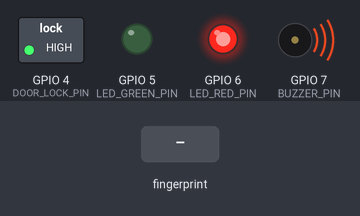
A sketch run on a simulated ESP32-S3. On the bench: switched loads named in the sketch (green lamp = pin HIGH), output pins drawn as LEDs (lit = HIGH), buzzer (waves = sounding). The inputs (shaded band) are chosen by the test bench. WiFi joins after 1.5 s; servers stay silent unless stated; uploads are accepted with an empty reply; what the sketch prints to the serial monitor is not drawn.

Above: at 2.7 s.
At 4.1 s:
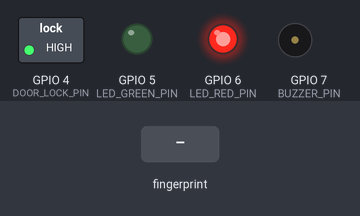
4.2 s: finger stored as number 1 placed on the sensor
At 6.5 s:
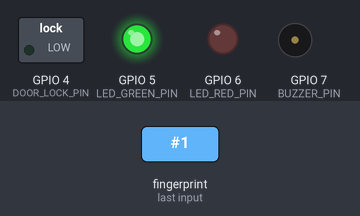
Timing chart, 0 to 12.4 s (numbered marks = the images above; inputs shaded):
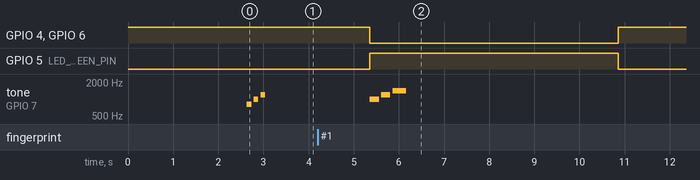

The sketch:

fingerprint_door_lock.ino
```cpp
#include <WiFi.h>
#include <HTTPClient.h>
#include <ArduinoJson.h>
#include <Adafruit_Fingerprint.h>
#include <SoftwareSerial.h>

// WiFi credentials
const char* ssid = "YOUR_WIFI_SSID";
const char* password = "YOUR_WIFI_PASSWORD";

// Server endpoint
const char* serverURL = "https://your-server.render.com/api/fingerprint";

// Hardware pins
#define FINGERPRINT_RX 2
#define FINGERPRINT_TX 3
#define DOOR_LOCK_PIN 4
#define LED_GREEN_PIN 5
#define LED_RED_PIN 6
#define BUZZER_PIN 7

// Create fingerprint sensor object
SoftwareSerial mySerial(FINGERPRINT_RX, FINGERPRINT_TX);
Adafruit_Fingerprint finger = Adafruit_Fingerprint(&mySerial);

// System variables
bool doorLocked = true;
unsigned long lastScanTime = 0;
const unsigned long SCAN_INTERVAL = 2000; // 2 seconds between scans

void setup() {
  Serial.begin(9600);
  while (!Serial);

  // Initialize pins
  pinMode(DOOR_LOCK_PIN, OUTPUT);
  pinMode(LED_GREEN_PIN, OUTPUT);
  pinMode(LED_RED_PIN, OUTPUT);
  pinMode(BUZZER_PIN, OUTPUT);

  // Initialize door in locked state
  digitalWrite(DOOR_LOCK_PIN, HIGH); // HIGH = locked
  digitalWrite(LED_RED_PIN, HIGH);   // Red LED on = locked
  digitalWrite(LED_GREEN_PIN, LOW);

  Serial.println("\n\nFingerprint Door Lock System Starting...");

  // Initialize fingerprint sensor
  finger.begin(57600);
  delay(5);

  if (finger.verifyPassword()) {
    Serial.println("Found fingerprint sensor!");
  } else {
    Serial.println("Did not find fingerprint sensor :(");
    while (1) { delay(1); }
  }

  // Get sensor info
  finger.getParameters();
  Serial.print("Status: 0x"); Serial.println(finger.status_reg, HEX);
  Serial.print("Sys ID: 0x"); Serial.println(finger.system_id, HEX);
  Serial.print("Capacity: "); Serial.println(finger.capacity);
  Serial.print("Security level: "); Serial.println(finger.security_level);
  Serial.print("Device address: "); Serial.println(finger.device_addr, HEX);
  Serial.print("Packet len: "); Serial.println(finger.packet_len);
  Serial.print("Baud rate: "); Serial.println(finger.baud_rate);

  // Connect to WiFi
  connectToWiFi();

  Serial.println("System ready! Place finger on sensor...");
  playStartupTone();
}

void loop() {
  // Check WiFi connection
  if (WiFi.status() != WL_CONNECTED) {
    Serial.println("WiFi disconnected. Reconnecting...");
    connectToWiFi();
  }

  // Scan for fingerprint every SCAN_INTERVAL
  if (millis() - lastScanTime > SCAN_INTERVAL) {
    lastScanTime = millis();
    scanFingerprint();
  }

  delay(100);
}

void connectToWiFi() {
  WiFi.begin(ssid, password);
  Serial.print("Connecting to WiFi");

  int attempts = 0;
  while (WiFi.status() != WL_CONNECTED && attempts < 20) {
    delay(500);
    Serial.print(".");
    attempts++;
  }

  if (WiFi.status() == WL_CONNECTED) {
    Serial.println();
    Serial.println("WiFi connected!");
    Serial.print("IP address: ");
    Serial.println(WiFi.localIP());
  } else {
    Serial.println();
    Serial.println("WiFi connection failed!");
  }
}

void scanFingerprint() {
  int result = finger.getImage();

  if (result != FINGERPRINT_OK) {
    return; // No finger detected
  }

  Serial.println("Finger detected! Processing...");

  // Convert image to template
  result = finger.image2Tz();
  if (result != FINGERPRINT_OK) {
    Serial.println("Error converting image");
    signalError();
    return;
  }

  // Search for match
  result = finger.fingerFastSearch();

  if (result == FINGERPRINT_OK) {
    // Authorized fingerprint
    Serial.print("Match found! ID: ");
    Serial.print(finger.fingerID);
    Serial.print(" Confidence: ");
    Serial.println(finger.confidence);

    handleAuthorizedAccess();
    sendNotificationToServer("authorized", finger.fingerID, finger.confidence);

  } else {
    // Unauthorized fingerprint
    Serial.println("No match found - UNAUTHORIZED ACCESS ATTEMPT!");
    handleUnauthorizedAccess();
    sendNotificationToServer("unauthorized", -1, 0);
  }
}

void handleAuthorizedAccess() {
  Serial.println("ACCESS GRANTED");

  // Unlock door
  doorLocked = false;
  digitalWrite(DOOR_LOCK_PIN, LOW);  // LOW = unlocked
  digitalWrite(LED_RED_PIN, LOW);
  digitalWrite(LED_GREEN_PIN, HIGH); // Green LED on

  // Success tone
  playSuccessTone();

  // Keep door unlocked for 5 seconds
  delay(5000);

  // Lock door again
  doorLocked = true;
  digitalWrite(DOOR_LOCK_PIN, HIGH); // HIGH = locked
  digitalWrite(LED_GREEN_PIN, LOW);
  digitalWrite(LED_RED_PIN, HIGH);   // Red LED on

  Serial.println("Door locked again");
}

void handleUnauthorizedAccess() {
  Serial.println("ACCESS DENIED");

  // Flash red LED and sound alarm
  for (int i = 0; i < 5; i++) {
    digitalWrite(LED_RED_PIN, LOW);
    digitalWrite(BUZZER_PIN, HIGH);
    delay(200);
    digitalWrite(LED_RED_PIN, HIGH);
    digitalWrite(BUZZER_PIN, LOW);
    delay(200);
  }
}

void sendNotificationToServer(String accessType, int fingerID, int confidence) {
  if (WiFi.status() != WL_CONNECTED) {
    Serial.println("WiFi not connected. Cannot send notification.");
    return;
  }

  HTTPClient http;
  http.begin(serverURL);
  http.addHeader("Content-Type", "application/json");

  // Create JSON payload
  StaticJsonDocument<200> doc;
  doc["timestamp"] = millis();
  doc["accessType"] = accessType;
  doc["fingerID"] = fingerID;
  doc["confidence"] = confidence;
  doc["deviceID"] = "ESP32_DOOR_001";
  doc["location"] = "Front Door";

  String jsonString;
  serializeJson(doc, jsonString);

  Serial.println("Sending notification to server...");
  Serial.println("Payload: " + jsonString);

  int httpResponseCode = http.POST(jsonString);

  if (httpResponseCode > 0) {
    String response = http.getString();
    Serial.println("Server response code: " + String(httpResponseCode));
    Serial.println("Server response: " + response);
  } else {
    Serial.println("Error sending notification. Response code: " + String(httpResponseCode));
  }

  http.end();
}

void playSuccessTone() {
  tone(BUZZER_PIN, 1000, 200);
  delay(250);
  tone(BUZZER_PIN, 1200, 200);
  delay(250);
  tone(BUZZER_PIN, 1400, 300);
}

void playStartupTone() {
  tone(BUZZER_PIN, 800, 100);
  delay(150);
  tone(BUZZER_PIN, 1000, 100);
  delay(150);
  tone(BUZZER_PIN, 1200, 100);
}

void signalError() {
  for (int i = 0; i < 3; i++) {
    tone(BUZZER_PIN, 400, 100);
    delay(150);
  }
}
```

Measured:
- after the input at 4.2 s, GPIO 4 (DOOR_LOCK_PIN), GPIO 6 (LED_RED_PIN): HIGH → LOW after 1.2 s, → HIGH 5.5 s later; GPIO 5 (LED_GREEN_PIN): LOW → HIGH after 1.2 s, → LOW 5.5 s later; tone on GPIO 7 (BUZZER_PIN): plays 1000 Hz for 0.20 s, 1200 Hz for 0.20 s, 1400 Hz for 0.30 s, starting after 1.2 s
- by itself, tone on GPIO 7 (BUZZER_PIN): plays 800 Hz for 0.10 s, 1000 Hz for 0.10 s, 1200 Hz for 0.10 s
